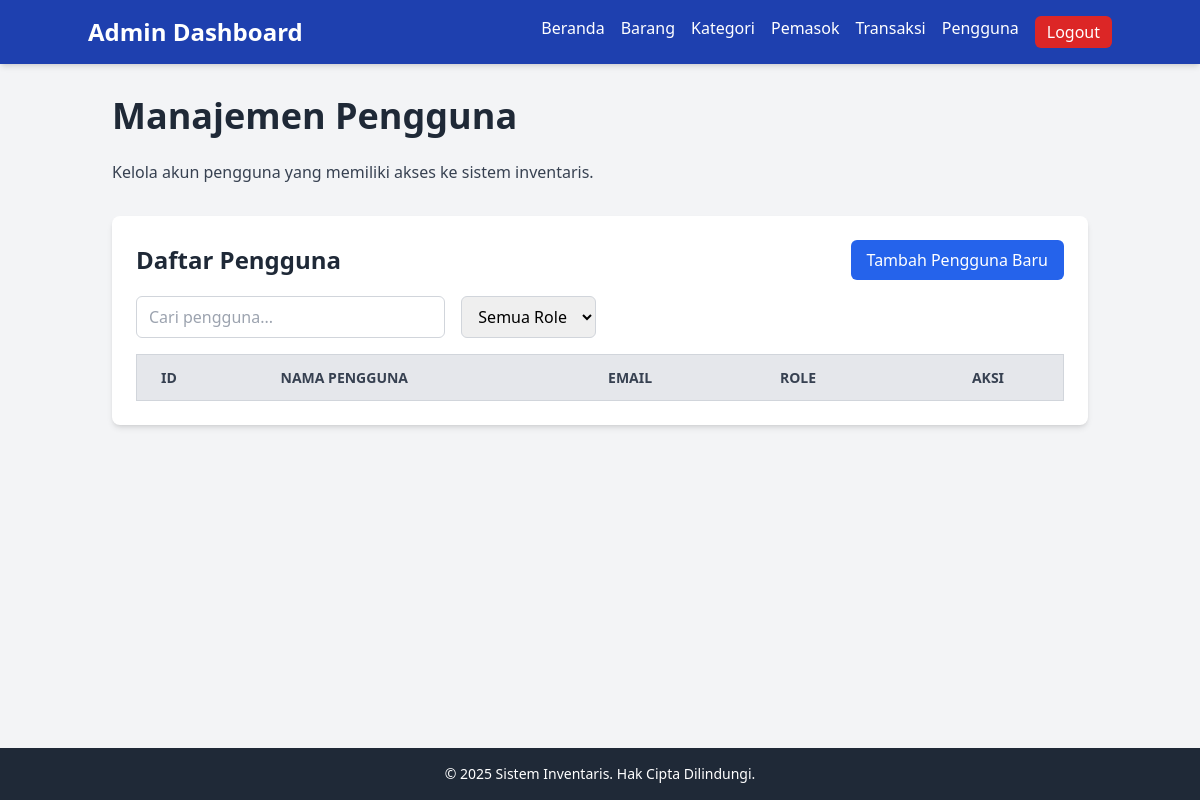
/views/admin/users.php (signed in), run on an earlier commit of the app's database.
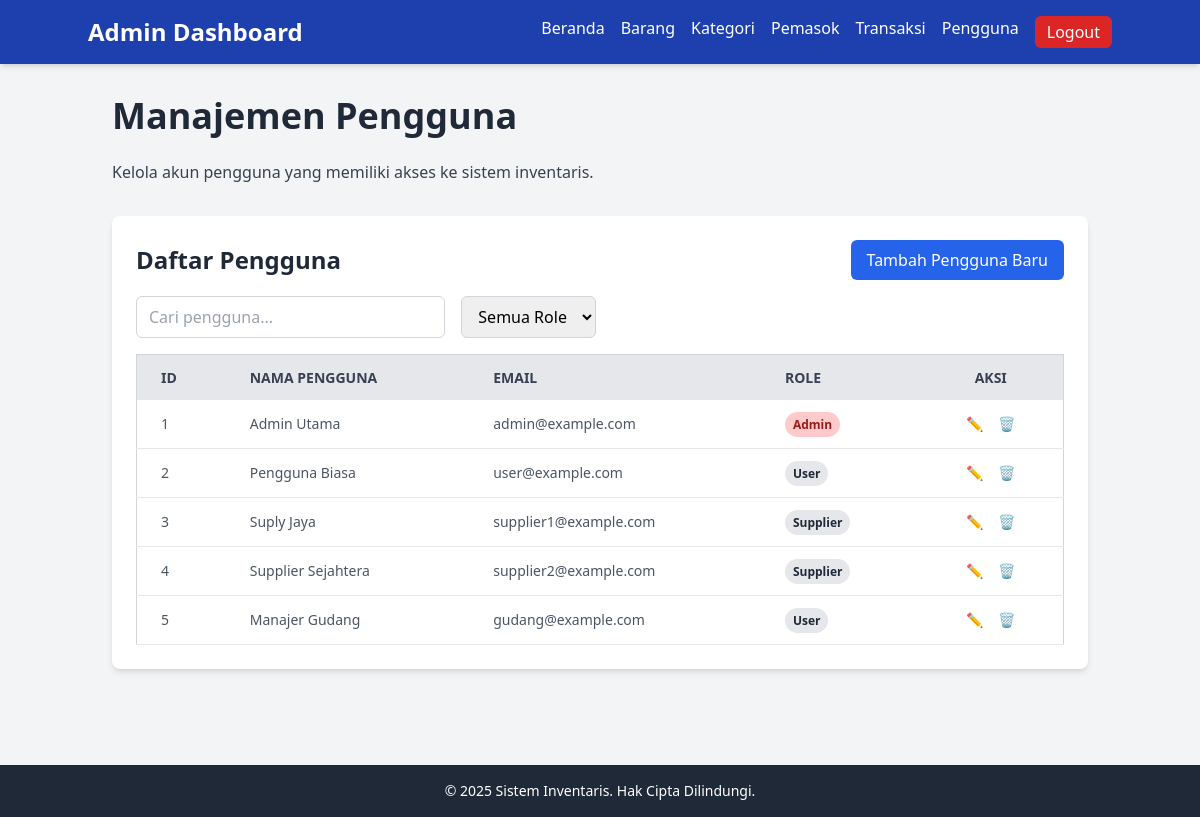
And on a later commit of the database.
### tables this page shows
CREATE TABLE IF NOT EXISTS users (
    id INT AUTO_INCREMENT PRIMARY KEY,
    nama VARCHAR(255) NOT NULL,  
    email VARCHAR(255) NOT NULL UNIQUE,  
    password VARCHAR(255) NOT NULL,  
    role VARCHAR(255) NOT NULL,  
    created_at TIMESTAMP DEFAULT CURRENT_TIMESTAMP,
    updated_at TIMESTAMP DEFAULT CURRENT_TIMESTAMP ON UPDATE CURRENT_TIMESTAMP
);

### views/admin/users.php (the view, shortened to what this page needs)
<?php
include_once __DIR__ . '/../../src/db.php';
?>
<!DOCTYPE html>
<html lang="id">
<head>
    <script src="https://cdn.tailwindcss.com"></script>
    <link rel="stylesheet" href="../../assets/css/style.css">
</head>
<body class="bg-gray-100 font-sans flex flex-col min-h-screen">
    <?php include_once 'components/navbar.php' ?>
    <main class="container mx-auto px-6 py-8 flex-grow">
        <h1 class="text-4xl font-bold text-gray-800 mb-6">Manajemen Pengguna</h1>
        <p class="text-gray-700 mb-8">Kelola akun pengguna yang memiliki akses ke sistem inventaris.</p>
        <div class="bg-white p-6 rounded-lg shadow-md mb-8">
            <div class="flex justify-between items-center mb-4">
                <h2 class="text-2xl font-semibold text-gray-800">Daftar Pengguna</h2>
                <a href="#" class="bg-blue-600 text-white px-4 py-2 rounded-md hover:bg-blue-700 transition duration-300" onclick="openAddModal()">Tambah Pengguna Baru</a>
            </div>
            <div class="mb-4 flex items-center space-x-4">
                <input type="text" id="userSearch" placeholder="Cari pengguna..." class="px-3 py-2 border border-gray-300 rounded-md focus:outline-none focus:ring-2 focus:ring-blue-500 w-full md:w-1/3">
                <select id="roleFilter" class="px-3 py-2 border border-gray-300 rounded-md focus:outline-none focus:ring-2 focus:ring-blue-500">
                    <option value="">Semua Role</option>
                </select>
            </div>
            <div class="overflow-x-auto">
                <table class="min-w-full bg-white border border-gray-300 rounded-lg">
                    <thead>
                        <tr class="bg-gray-200 text-gray-700 uppercase text-sm leading-normal">
                            <th class="py-3 px-6 text-left">ID</th>
                            <th class="py-3 px-6 text-left">Nama Pengguna</th>
                            <th class="py-3 px-6 text-left">Email</th>
                            <th class="py-3 px-6 text-left">Role</th>
                            <th class="py-3 px-6 text-center">Aksi</th>
                        </tr>
                    </thead>
                    <tbody class="text-gray-600 text-sm font-light" id="userTableBody">
                        <?php
                        $query = "SELECT * FROM users";
                        $users = mysqli_query($conn, $query);
                        foreach ($users as $user):
                            $roleColor = match ($user['role']) {
                                'admin'   => 'bg-red-200 text-red-800',
                                'pemasok' => 'bg-green-200 text-green-800',
                                default   => 'bg-gray-200 text-gray-800',
                            };
                        ?>
                            <tr class="border-b border-gray-200 hover:bg-gray-100">
                                <td class="py-3 px-6 text-left"><?= htmlspecialchars($user['id']) ?></td>
                                <td class="py-3 px-6 text-left"><?= htmlspecialchars($user['nama']) ?></td>
                                <td class="py-3 px-6 text-left"><?= htmlspecialchars($user['email']) ?></td>
                                <td class="py-3 px-6 text-left">
                                    <span class="px-2 py-1 rounded-full text-xs font-semibold <?= $roleColor ?>">
                                        <?= ucfirst($user['role']) ?>
                                    </span>
                                </td>
                                <td class="py-3 px-6 text-center">
                                    <div class="flex item-center justify-center space-x-2">
                                        <button class="w-6 h-6 transform hover:text-blue-500 hover:scale-110" title="Edit" onclick="openEditModal(<?= htmlspecialchars(json_encode($user)) ?>)">
                                            ✏️
                                        </button>
                                        <form method="POST" action="../../controllers/admin/hapus_user.php" onsubmit="return confirm('Yakin ingin menghapus pengguna ini?');" style="display:inline;">
                                            <button type="submit" class="w-6 h-6 transform hover:text-red-500 hover:scale-110" title="Hapus">🗑️</button>
                                        </form>
                                    </div>
                                </td>
                            </tr>
                        <?php endforeach; ?>
                    </tbody>
                </table>
            </div>
        </div>
    </main>
    <?php include_once 'components/footer.php' ?>
</body>
</html>

What changed in the data, as far as the page shows it:
added users: id "1", nama "Admin Utama", email "admin@example.com", role "Admin"
added users: id "2", nama "Pengguna Biasa", email "user@example.com", role "User"
added users: id "3", nama "Suply Jaya", email "supplier1@example.com", role "Supplier"
added users: id "4", nama "Supplier Sejahtera", email "supplier2@example.com", role "Supplier"
added users: id "5", nama "Manajer Gudang", email "gudang@example.com", role "User"
